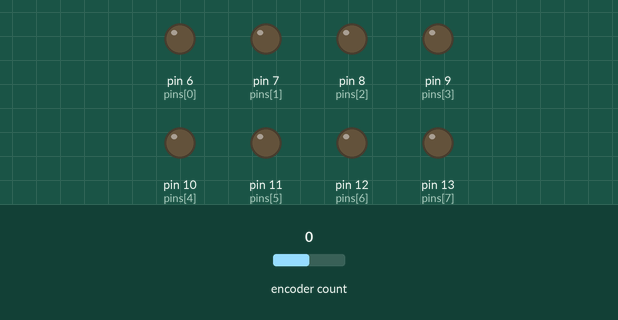
The sketch below on a simulated Arduino Uno, built with avr-gcc and run on an emulated ATmega328P. Parts: output pins drawn as LEDs (lit = HIGH). The test bench sets the inputs (shaded band); at power-on: encoder count 0. What the sketch prints to the serial monitor is not drawn.

Above: at 1.2 s.
1.3 s: encoder count set to 1
At 2.5 s:
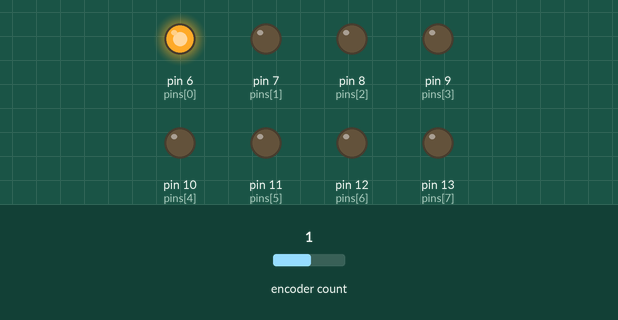
2.8 s: encoder count set to 2
At 3.6 s:
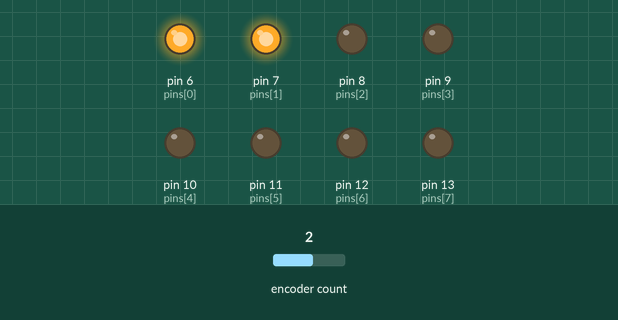
4.3 s: encoder count set to 3
At 4.8 s:
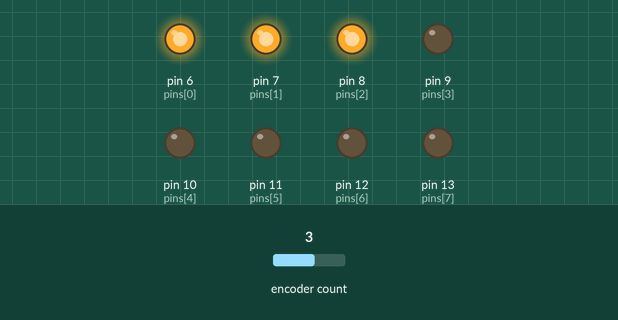
5.8 s: encoder count set to 4
At 7.0 s:
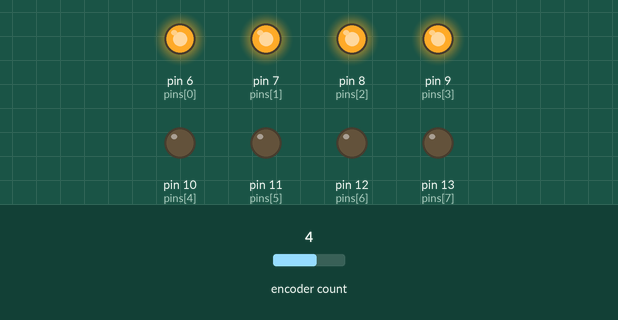
7.3 s: encoder count set to 5
At 8.2 s:
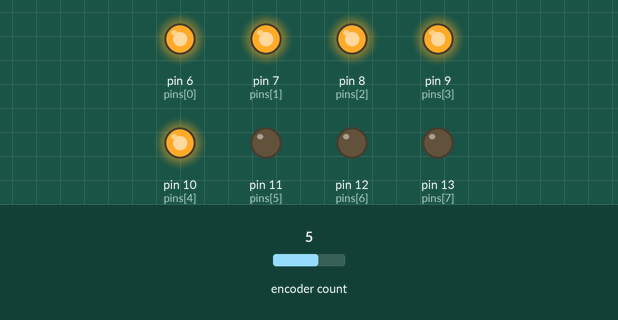
8.8 s: encoder count set to 6
At 9.4 s:
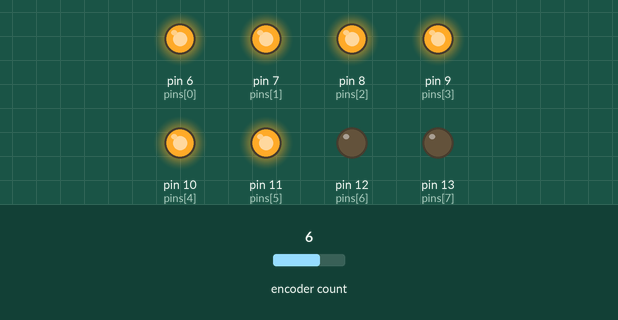
Timing chart, 0 to 11.3 s (numbered marks = the images above; inputs shaded):
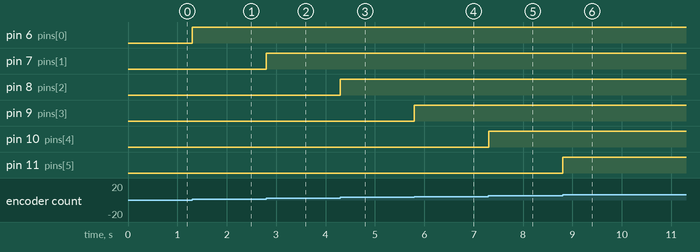

Measured:
- after the input at 1.3 s, pin 6 (pins[0]): LOW → HIGH at once
- after the input at 2.8 s, pin 7 (pins[1]): LOW → HIGH at once
- after the input at 4.3 s, pin 8 (pins[2]): LOW → HIGH at once
- after the input at 5.8 s, pin 9 (pins[3]): LOW → HIGH at once
- after the input at 7.3 s, pin 10 (pins[4]): LOW → HIGH at once
- after the input at 8.8 s, pin 11 (pins[5]): LOW → HIGH at once

The sketch:

EX_30_02.ino
```cpp
#include <Encoder.h>

int pins[] = { 6, 7, 8, 9, 10, 11, 12, 13 };

const int MIN_MOVE = 4;
Encoder encoder(3, 2);
long position = 0;
int LED_count = 0;        // LED 개수 (0~8)

void setup() {
  for (int i = 0; i < 8; i++) {
    pinMode(pins[i], OUTPUT);
  }
  Serial.begin(9600);
  show_LED();       // LED 표시
}

void show_LED() {
  for (int i = 0; i < 8; i++) {
    digitalWrite(pins[i], i < LED_count);
  }
}

void loop() {
  long newPosition = encoder.read();
  long diff = newPosition - position;

  if (diff >= MIN_MOVE || diff <= -MIN_MOVE) {
    int change = diff / MIN_MOVE;
    LED_count = LED_count + change;

    if (LED_count < 0) {
      LED_count = 0;
    }
    if (LED_count > 8) {
      LED_count = 8;
    }

    if (change > 0) {
      Serial.print("시계방향 회전\t : LED 개수 ");
    }
    else {
      Serial.print("반시계방향 회전\t : LED 개수 ");
    }
    Serial.println(LED_count + String("개"));

    show_LED();

    position = newPosition;
  }
}
```
